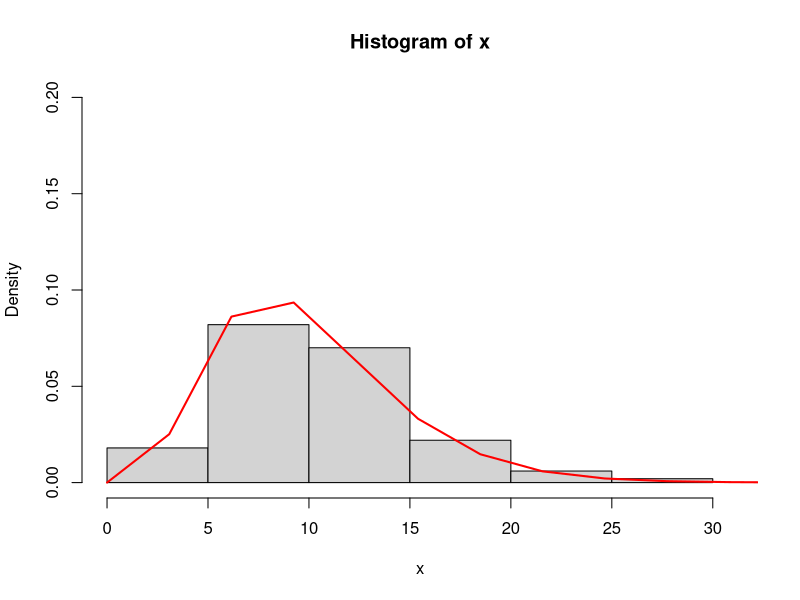

Reproduce this figure in R.
x = 2
v = 10

probability = dchisq(x, 10)
probability

x <- rchisq(100, df = 10)

hist(x, 
     freq = FALSE, 
     xlim = c(0,31), 
     ylim = c(0,0.2))

curve(dchisq(x, df = 10), from = 0, to = 305, 
      n = 100, col= 'red', lwd=2, add = T)

rataan = v
varian = 2 * v